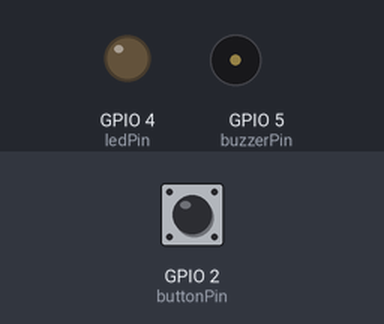
Recording of a sketch running on a simulated ESP8266 (NodeMCU). Parts: output pins drawn as LEDs (lit = HIGH), buzzer (waves = sounding, pin HIGH). The inputs (shaded band) are chosen by the test bench; at power-on: GPIO 2 (buttonPin) LOW. WiFi joins after 1.5 s; servers stay silent unless stated; what the sketch prints to the serial monitor is not drawn.

Above: at 1.2 s.
1.3 s: GPIO 2 (buttonPin) pulled HIGH for 0.15 s
At 3.6 s:
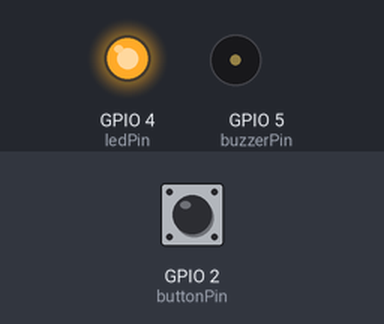
Timing chart, 0 to 5.1 s (numbered marks = the images above; inputs shaded):
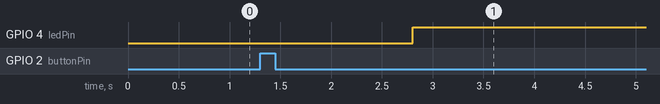

The sketch:

sketch_esp_extraserv_buzz_get.ino
```cpp
#include <ESP8266WiFi.h>
#include <ESP8266HTTPClient.h>
#include <ArduinoJson.h>

const char* ssid = "networkNAME";
const char* password = "networkPASS";
const char* serverUrl = "http://....:3000/data";

WiFiClient client;
HTTPClient http;

const int buttonPin = 2; // Pin for the button to initiate WiFi connection
const int ledPin = 4;    // LED pin to indicate connection status
const int buzzerPin = 5; // Buzzer pin

void setup() {
  Serial.begin(115200);
  pinMode(buttonPin, INPUT); // Set the button pin as input
  pinMode(ledPin, OUTPUT);   // Set the LED pin as output
  pinMode(buzzerPin, OUTPUT); // Set the buzzer pin as output

  digitalWrite(ledPin, LOW); // Start with LED off
  digitalWrite(buzzerPin, LOW); // Ensure the buzzer is off
}

void loop() {
  // Check for button press to initiate connection
  if (digitalRead(buttonPin) == HIGH) {
    connectToWiFi();
  }

  // Once connected, send HTTP GET requests
  if (WiFi.status() == WL_CONNECTED) {
    sendGetRequest();
    delay(7000); // Wait for 7 seconds before the next request
  }
}

void connectToWiFi() {
  if (!WiFi.isConnected()) {
    Serial.println("Connecting to WiFi...");
    WiFi.begin(ssid, password);

    while (WiFi.status() != WL_CONNECTED) {
      delay(500);
      Serial.print(".");
    }

    Serial.println("\nConnected to WiFi");
    digitalWrite(ledPin, HIGH); // Turn LED on after connecting
  }
}

void sendGetRequest() {
  http.begin(client, serverUrl);
  int httpCode = http.GET();

  if (httpCode > 0) { // Check for the returning code
    if (httpCode == HTTP_CODE_OK) {
      String payload = http.getString();
      Serial.println("Received response: " + payload);

      DynamicJsonDocument doc(1024);
      deserializeJson(doc, payload);
      float humidity = doc["humidity"]; // Assuming humidity is sent as a float

      if (humidity > 90.0) {
        // Trigger the buzzer
        tone(buzzerPin, 660, 100);
        delay(150);
        tone(buzzerPin, 660, 100);
        delay(300);
      }
    } else {
      Serial.println("Failed to retrieve data");
      // Flash LED to indicate error
      digitalWrite(ledPin, LOW);
      delay(500);
      digitalWrite(ledPin, HIGH);
    }
    http.end(); // Free the resources
  }
}
```

Measured:
- after the input at 1.3 s, GPIO 4 (ledPin): LOW → HIGH after 1.5 s
